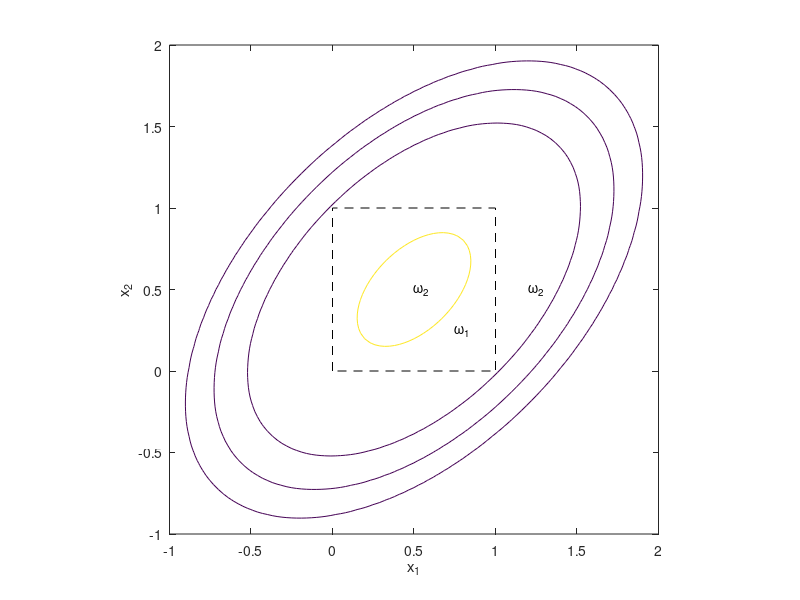
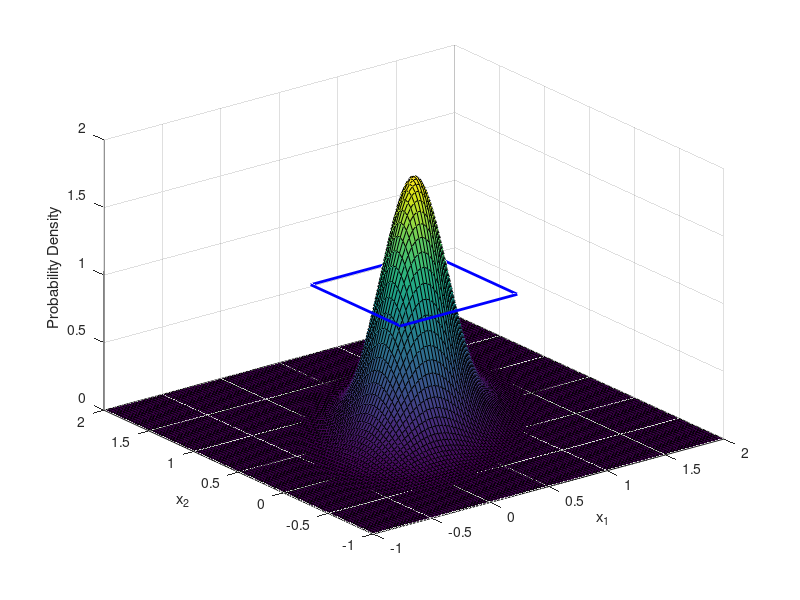
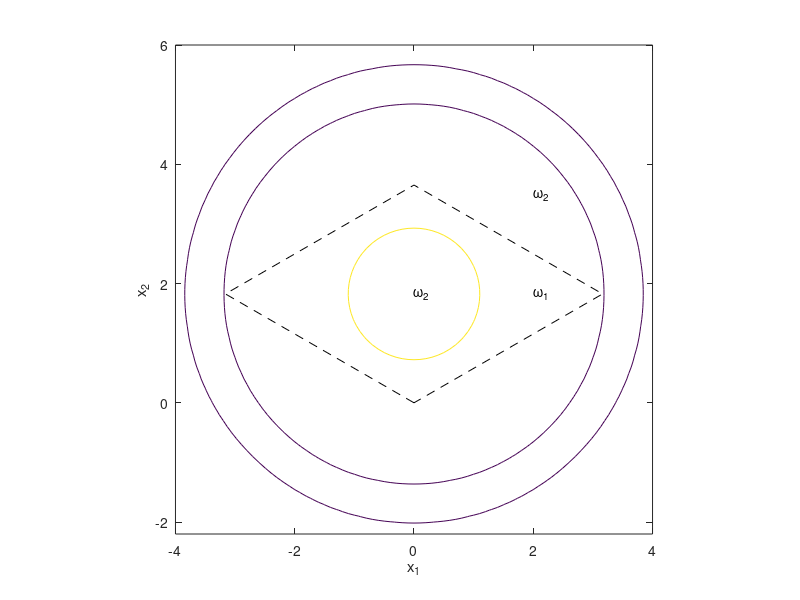
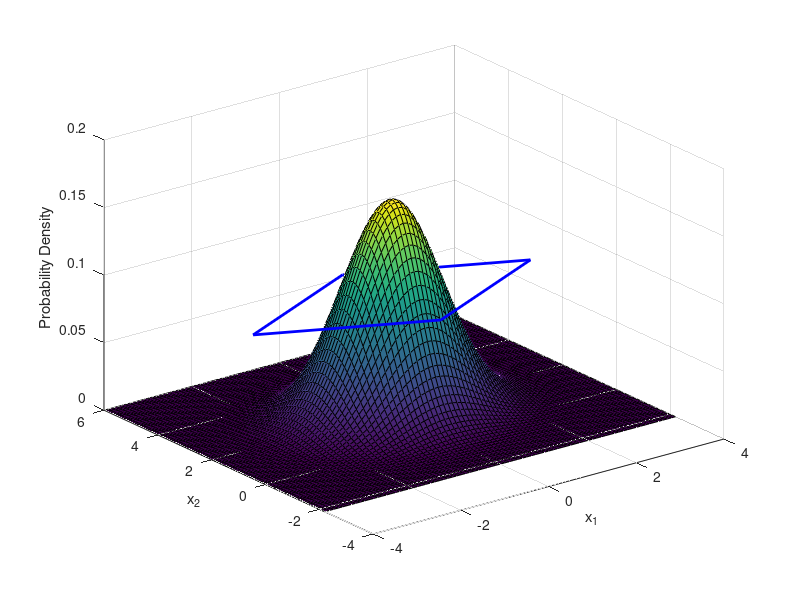

The MATLAB script that drew these images, in order: (Note: this script raises an error after producing the figures.)
%% Q2
mu = [0.5 0.5];
Sigma = [0.1 0.05;
    0.05 0.1];
x1 = -1:.03:2; x2 = x1;
[X1, X2] = meshgrid(x1,x2);
Fw2 = mvnpdf([X1(:), X2(:)], mu, Sigma);
Fw2 = reshape(Fw2, length(x2), length(x1));
figure()
contour(x1,x2,Fw2,[.0001 .001 .01 1]);
line([0 0 1 1 0], [0 1 1 0 0],'linestyle','--','color','k');
text(0.5, 0.5, '\omega_{2}'); text(0.75, 0.25,'\omega_{1}');
text(1.2, 0.5, '\omega_{2}');
xlabel('x_{1}'); ylabel('x_{2}');
axis equal
hold off
figure()
surf(x1,x2,Fw2);
hold on
v = [0 0 1; 1 0 1; 1 1 1; 0 1 1];
f = 1:4;
patch('Faces',f,'Vertices',v,'EdgeColor','b',...
    'FaceColor','none','linewidth',2);
hold off
xlabel('x_{1}'); ylabel('x_{2}'); zlabel('Probability Density');

% Whitening transformation
[V, D] = eig(Sigma);
Aw = V*D^(-1/2);
muw = Aw.'*mu.';
% check that whitened sigma is the identity matrix
Sigmaw = Aw.'*Sigma*Aw; 
vertices = [0 1 1 0; 0 0 1 1];
transformed_vertices = Aw.'*vertices;
% find the new polygon's area 
A = polyarea(transformed_vertices(1,:),transformed_vertices(2,:));
% plot everything
x1 = -4:.1:4; x2 = -2.2:.1:6;
[X1, X2] = meshgrid(x1,x2);
Fw2 = mvnpdf([X1(:), X2(:)], muw.', Sigmaw);
Fw2 = reshape(Fw2, length(x2), length(x1));
figure()
contour(x1,x2,Fw2,[.0001 .001 1/A]);
line([transformed_vertices(1,:) transformed_vertices(1,1)],...
    [transformed_vertices(2,:), transformed_vertices(2,1)],...
    'linestyle','--','color','k');
text(muw(1), muw(2), '\omega_{2}'); text(muw(1) + 2, muw(2),'\omega_{1}');
text(2, 3.5, '\omega_{2}');
xlabel('x_{1}'); ylabel('x_{2}');
axis equal
hold off
figure()
surf(x1,x2,Fw2);
hold on
v = [transformed_vertices.', 1/A*ones(4,1)];
f = 1:4;
patch('Faces',f,'Vertices',v,'EdgeColor','b',...
    'FaceColor','none','linewidth',2);
hold off
xlabel('x_{1}'); ylabel('x_{2}'); zlabel('Probability Density');

%% Q3
clear all %#ok
mu1 = zeros(2,1); mu2 = [0.75 0.5].';
SIGMA = [0.65 0.35;
    0.35 0.65];
R1 = mvnrnd(mu1, SIGMA, 1000);
R2 = mvnrnd(mu2, SIGMA, 1000);

x = linspace(-2,2,100);
y = linspace(-2,2,100);
[X, Y] = meshgrid(x,y);
Z = [];
for ii = 1:100
    z1 = mvnpdf([x(ii)*ones(100,1) Y(:,ii)],mu1.',SIGMA);
    z2 = mvnpdf([x(ii)*ones(100,1) Y(:,ii)],mu2.',SIGMA);
    Z = [Z (z1-z2)];
end
figure()
contour(X,Y,Z)
hold on
% Find optimal Decision Boundary
w = SIGMA^-1*(mu1-mu2);
x0 = 0.5*(mu1+mu2);
n = cross([0 0 1].',[w;0]);
n = n(1:2)/norm(n);
p1 = x0-n*3; p2 = x0+n*3;
plot([p1(1),p2(1)],[p1(2),p2(2)],'--m','Linewidth',2)
xlim([-2 2]);ylim([-2 2]);
axis equal

% Distributions estimation
muhat1 = 1/length(R1)*sum(R1);
muhat2 = 1/length(R2)*sum(R2);
murep1 = repmat(muhat1,1000,1);
murep2 = repmat(muhat2,1000,1);

% Assuming R1 and R2 have the same length, covariance matrix estimation
Sigmahat1 = (R1-murep1).'*(R1-murep1)/999;
Sigmahat2 = (R2-murep2).'*(R2-murep2)/999;

% Optimal Decision Based on Estimates
Sigmahat = (Sigmahat1+Sigmahat2)/2;
w = Sigmahat^-1*(muhat1.'-muhat2.');
x0 = 0.5*(muhat1.'+muhat2.');
n = cross([0 0 1].',[w;0]);
n = n(1:2)/norm(n);
p1 = x0-n*3; p2 = x0+n*3;
plot([p1(1),p2(1)],[p1(2),p2(2)],'--r','Linewidth',2)
xlim([-2 2]);ylim([-2 2]);
legend('Probability Difference','Optimal Decision Boundary','Estimated Decision Boundary','Location','Southwest')
hold off

figure()
plot(R1(:,1),R1(:,2),'r^',R2(:,1),R2(:,2),'bv');
hold on

%-------------------------------------------------------------------------%
%               classification using statistical approach
%-------------------------------------------------------------------------%
[X, Y] = meshgrid(linspace(-4,4,100), linspace(-4,4,100));
X = X(:); Y = Y(:);
group = [ones(length(R1),1); 2*ones(length(R2),1)];
[C, err, P, logp, coeff] = classify([X, Y], [R1; R2], group, 'linear'); 
K = coeff(1,2).const;
L = coeff(1,2).linear;
% plot stuff
gscatter(X,Y,C,'rb','.',3,'off');
f = @(x,y) K + [x y]*L;
h2 = ezplot(f,[-4 4 -4 4]);
set(h2,'Color','m','LineWidth',2);
axis([-4 4 -4 4]);
title('');
xlabel('x_{1}'); ylabel('x_{2}');
hold off

%-------------------------------------------------------------------------%
%                       classification using NN
%-------------------------------------------------------------------------%
[A, B] = RandInRing(10,6,1,1000);
P = [A; B].';
T = [ones(1000,1); zeros(1000,1)].';
figure()
plotpv(P,T)
net = perceptron;
linehandle = plotpc(net.IW{1},net.b{1});
E = 1;
perf = [];
ii = 1;
while (sse(E))
    ii = ii + 1;
    [net,Y,E,~,~,tr] = adapt(net,P,T);
    perf(1,ii) = tr.perf; %#ok
    linehandle = plotpc(net.IW{1},net.b{1},linehandle);
    drawnow;
end
figure();
plot(A(:,1), A(:,2), 'bo', B(:,1), B(:,2), 'rx');
legendstr = {'C1', 'C2'};
legend(legendstr);
plotpc(net.IW{1},net.b{1});
figure();
plot(1:ii, perf, '--o');
xlabel('Epoch'); ylabel('Performance (MSE)');
% Boundary validation
[vA, vB] = RandInRing(10,6,1,3000);
vP = [vA; vB].';
vT = [ones(3000,1); zeros(3000,1)].';
y = net(vP);
MD = 0; FA = 0;
MDind = []; FAind = [];
for ii = 1:length(y)
    switch y(ii) - vT(ii)
        case 1
            MD = MD + 1;
            MDind = [MDind; ii]; %#ok
        case -1
            FA = FA + 1;
            FAind = [FAind; ii]; %#ok
    end
end
figure()
plot(A(:,1), A(:,2), 'bo', B(:,1), B(:,2), 'rx');
hold on
legendstr = {'C1', 'C2'};
if ~isempty(FAind)
    plot(vP(1,FAind), vP(2,FAind),'ms', 'linewidth', 2);
    legendstr = [legendstr, 'False Alarm'];
end
if ~isempty(MDind)
    plot(vP(1,MDind), vP(2,MDind), 'gd', 'linewidth', 2)
    legendstr = [legendstr, 'Miss-detection'];
end
legend(legendstr);
plotpc(net.IW{1},net.b{1});
hold off